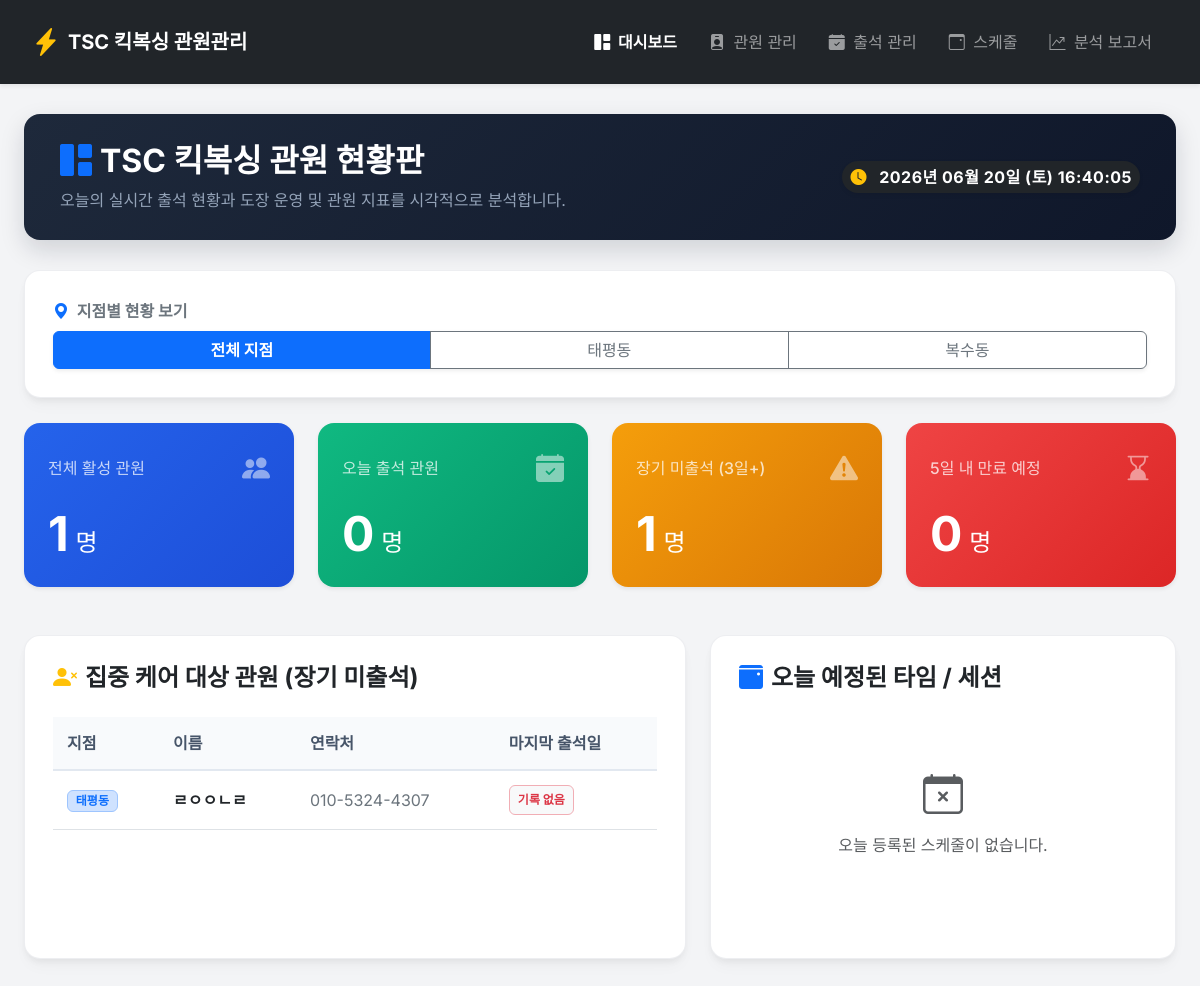
The page / on the database its author committed.
### tables this page shows
CREATE TABLE members (
            id INTEGER PRIMARY KEY AUTOINCREMENT,
            name TEXT NOT NULL,
            phone TEXT,
            parent_phone TEXT,
            birth_date TEXT,
            gender TEXT,
            branch TEXT DEFAULT '태평동',
            registration_date TEXT NOT NULL,
            membership_type INTEGER NOT NULL,
            membership_start_date TEXT,
            expiry_date TEXT NOT NULL,
            status TEXT DEFAULT 'active',
            memo TEXT,
            created_at TIMESTAMP DEFAULT CURRENT_TIMESTAMP,
            updated_at TIMESTAMP DEFAULT CURRENT_TIMESTAMP
        , suspension_start_date TEXT, suspension_end_date TEXT);

### app.py (the view)
@app.route('/')
def index():
    branch = request.args.get('branch', 'all')
    branch_filter = branch if branch in BRANCHES else None
    update_expired_members()
    stats = {
        'total_members': get_member_count(branch_filter),
        'today_attendance': get_today_attendance_count(branch_filter),
        'absent_3days': get_absent_members_count(3, branch_filter),
        'absent_5days': get_absent_members_count(5, branch_filter),
        'absent_7days': get_absent_members_count(7, branch_filter),
        'expiring_soon': get_overdue_members_count(branch=branch_filter)  # 5일 기준 자동 집계
    }
    absent_members = get_absent_members(3, branch_filter)
    return render_template('index.html',
                           stats=stats,
                           absent_members=absent_members,
                           current_branch=branch_filter or 'all',
                           branches=BRANCHES)

### database.py (called while the page is built)
def get_db_connection():
    if USE_POSTGRES:
        return PostgresConnection(psycopg2.connect(DATABASE_URL, sslmode='require'))
    conn = sqlite3.connect(DATABASE_PATH)
    conn.row_factory = sqlite3.Row
    return conn

def update_expired_members():
    today = datetime.now().strftime('%Y-%m-%d')
    conn = get_db_connection()
    cursor = conn.cursor()
    cursor.execute('''
        UPDATE members
        SET status = 'inactive'
        WHERE expiry_date < ? AND status = 'active'
    ''', (today,))
    cursor.execute('''
        UPDATE members
        SET status = 'active'
        WHERE status = 'suspended' AND suspension_end_date IS NOT NULL AND suspension_end_date < ?
    ''', (today,))
    conn.commit()
    conn.close()

def get_member_count(branch=None):
    conn = get_db_connection()
    cursor = conn.cursor()
    if branch in ['태평동', '복수동']:
        cursor.execute("SELECT COUNT(*) as count FROM members WHERE (status = 'active' OR status = 'suspended') AND branch = ?", (branch,))
    else:
        cursor.execute("SELECT COUNT(*) as count FROM members WHERE status = 'active' OR status = 'suspended'")
    result = cursor.fetchone()
    conn.close()
    return result['count'] if result else 0

def get_today_attendance_count(branch=None):
    today = datetime.now().strftime('%Y-%m-%d')
    conn = get_db_connection()
    cursor = conn.cursor()
    if branch in ['태평동', '복수동']:
        cursor.execute('''
            SELECT COUNT(*) as count
            FROM attendance a
            JOIN members m ON m.id = a.member_id
            WHERE a.attendance_date = ? AND m.branch = ?
        ''', (today, branch))
    else:
        cursor.execute('SELECT COUNT(*) as count FROM attendance WHERE attendance_date = ?', (today,))
    result = cursor.fetchone()
    conn.close()
    return result['count'] if result else 0

def get_overdue_members_count(days=5, branch=None):
    today = datetime.now()
    future_date = (today + timedelta(days=days)).strftime('%Y-%m-%d')
    today_str = today.strftime('%Y-%m-%d')
    conn = get_db_connection()
    cursor = conn.cursor()
    query = '''
        SELECT COUNT(*) as count FROM members
        WHERE expiry_date BETWEEN ? AND ? AND status = 'active'
    '''
    params = [today_str, future_date]
    if branch in ['태평동', '복수동']:
        query += ' AND branch = ?'
        params.append(branch)
    cursor.execute(query, params)
    result = cursor.fetchone()
    conn.close()
    return result['count'] if result else 0

### templates/index.html (shortened to what this page needs)
{% extends 'base.html' %}
{% block content %}
<div class="page-header d-flex justify-content-between align-items-center flex-wrap">
    <div>
        <h2 class="fw-bold m-0 d-flex align-items-center gap-2">
            <i class="bi bi-grid-1x2-fill text-primary"></i> TSC 킥복싱 관원 현황판
        </h2>
        <p class="m-0 mt-2 fs-6">오늘의 실시간 출석 현황과 도장 운영 및 관원 지표를 시각적으로 분석합니다.</p>
    </div>
    <div>
        <span class="badge bg-dark p-2 fs-6 fw-bold rounded-pill shadow-sm" style="letter-spacing: 0.5px;">
            <i class="bi bi-clock-fill me-2 text-warning animate-pulse"></i>
            <span id="live-clock">일시 로딩 중...</span>
        </span>
    </div>
</div>
<div class="premium-card">
    <label class="form-label fw-bold text-secondary mb-2"><i class="bi bi-geo-alt-fill text-primary me-1"></i> 지점별 현황 보기</label>
    <div class="btn-group w-100 shadow-sm" role="group">
        <a href="{{ url_for('index', branch='all') }}" class="btn {% if current_branch == 'all' %}btn-primary fw-bold text-white{% else %}btn-outline-secondary{% endif %}">전체 지점</a>
        {% for branch in branches %}
        <a href="{{ url_for('index', branch=branch) }}" class="btn {% if current_branch == branch %}btn-primary fw-bold text-white{% else %}btn-outline-secondary{% endif %}">{{ branch }}</a>
        {% endfor %}
    </div>
</div>
<div class="row mb-4">
    <div class="col-xl-3 col-md-6 mb-4">
        <div class="card h-100 border-0 shadow-sm rounded-4 position-relative overflow-hidden"
             onclick="location.href='{{ url_for('members', branch=current_branch) }}';"
             style="background: linear-gradient(135deg, #2563eb 0%, #1d4ed8 100%); color: white; cursor: pointer; transition: transform 0.2s;"
             onmouseover="this.style.transform='scale(1.02)';"
             onmouseout="this.style.transform='scale(1)';">
            <div class="card-body p-4">
                <div class="d-flex justify-content-between align-items-center mb-3">
                    <span class="fs-6 fw-medium opacity-75">전체 활성 관원</span>
                    <i class="bi bi-people-fill fs-3 opacity-50"></i>
                </div>
                <h2 class="fw-bold m-0 display-5">
                    {{ stats.total_members if stats.total_members is defined else 0 }}<span class="fs-4 fw-normal"> 명</span>
                </h2>
            </div>
        </div>
    </div>
    <div class="col-xl-3 col-md-6 mb-4">
        <div class="card h-100 border-0 shadow-sm rounded-4"
             onclick="location.href='{{ url_for('attendance', branch=current_branch) }}';"
             style="background: linear-gradient(135deg, #10b981 0%, #059669 100%); color: white; cursor: pointer; transition: transform 0.2s;"
             onmouseover="this.style.transform='scale(1.02)';"
             onmouseout="this.style.transform='scale(1)';"
             title="클릭하여 오늘 출석 명단 보기">
            <div class="card-body p-4">
                <div class="d-flex justify-content-between align-items-center mb-3">
                    <span class="fs-6 fw-medium opacity-75">오늘 출석 관원</span>
                    <i class="bi bi-calendar-check-fill fs-3 opacity-50"></i>
                </div>
                <h2 class="fw-bold m-0 display-5">
                    {{ stats.today_attendance if stats.today_attendance is defined else 0 }}<span class="fs-4 fw-normal"> 명</span>
                </h2>
            </div>
        </div>
    </div>
    <div class="col-xl-3 col-md-6 mb-4">
        <div class="card h-100 border-0 shadow-sm rounded-4"
             onclick="location.href='{{ url_for('members', branch=current_branch) }}';"
             style="background: linear-gradient(135deg, #f59e0b 0%, #d97706 100%); color: white; cursor: pointer; transition: transform 0.2s;"
             onmouseover="this.style.transform='scale(1.02)';"
             onmouseout="this.style.transform='scale(1)';">
            <div class="card-body p-4">
                <div class="d-flex justify-content-between align-items-center mb-3">
                    <span class="fs-6 fw-medium opacity-75">장기 미출석 (3일+)</span>
                    <i class="bi bi-exclamation-triangle-fill fs-3 opacity-50"></i>
                </div>
                <h2 class="fw-bold m-0 display-5">
                    {{ stats.absent_3days if stats.absent_3days is defined else 0 }}<span class="fs-4 fw-normal"> 명</span>
                </h2>
            </div>
        </div>
    </div>
    <div class="col-xl-3 col-md-6 mb-4">
        <div class="card h-100 border-0 shadow-sm rounded-4"
             onclick="location.href='/reports?tab=expiring';"
             style="background: linear-gradient(135deg, #ef4444 0%, #dc2626 100%); color: white; cursor: pointer; transition: transform 0.2s;"
             onmouseover="this.style.transform='scale(1.02)';"
             onmouseout="this.style.transform='scale(1)';"
             title="클릭하여 만료 예정 관원 명단 보기">
            <div class="card-body p-4">
                <div class="d-flex justify-content-between align-items-center mb-3">
                    <span class="fs-6 fw-medium opacity-75">5일 내 만료 예정</span>
                    <i class="bi bi-hourglass-bottom fs-3 opacity-50"></i>
                </div>
                <h2 class="fw-bold m-0 display-5">
                    {{ stats.expiring_soon if stats.expiring_soon is defined else 0 }}<span class="fs-4 fw-normal"> 명</span>
                </h2>
            </div>
        </div>
    </div>
</div>
<div class="row">
    <div class="col-lg-7 mb-4">
        <div class="premium-card h-100">
            <h4 class="fw-bold mb-4 d-flex align-items-center gap-2 text-dark">
                <i class="bi bi-person-x-fill text-warning"></i> 집중 케어 대상 관원 (장기 미출석)
            </h4>
            <div class="table-responsive">
                <table class="table premium-table table-hover align-middle">
                    <thead>
                        <tr>
                            <th>지점</th>
                            <th>이름</th>
                            <th>연락처</th>
                            <th>마지막 출석일</th>
                        </tr>
                    </thead>
                    <tbody>
                        {% if absent_members %}
                            {% for member in absent_members %}
                            <tr>
                                <td><span class="badge bg-primary-subtle text-primary border border-primary-subtle">{{ member.branch or '태평동' }}</span></td>
                                <td class="fw-bold"><a href="/members/{{ member.id }}" class="text-decoration-none text-dark">{{ member.name }}</a></td>
                                <td class="text-secondary">{{ member.phone }}</td>
                                <td><span class="badge bg-light text-danger p-2 border border-danger-subtle">{{ member.last_attendance if member.last_attendance else '기록 없음' }}</span></td>
                            </tr>
                            {% endfor %}
                        {% else %}
                        <tr>
                            <td colspan="4" class="text-center py-4 text-muted">안심하세요! 장기 미출석 관원이 없습니다.</td>
                        </tr>
                        {% endif %}
                    </tbody>
                </table>
            </div>
        </div>
    </div>
    <div class="col-lg-5 mb-4">
        <div class="premium-card h-100">
            <h4 class="fw-bold mb-4 d-flex align-items-center gap-2 text-dark">
                <i class="bi bi-calendar3-event-fill text-primary"></i> 오늘 예정된 타임 / 세션
            </h4>
            <div class="d-flex flex-column gap-3">
                {% if today_schedules %}
                    {% for item in today_schedules %}
                    <div class="p-3 rounded-4 border-start border-4 shadow-sm" style="background-color: #f8fafc; border-color: #2563eb !important;">
                        <div class="d-flex justify-content-between align-items-center mb-1">
                            <span class="fw-bold text-dark fs-5">{{ item.title }}</span>
                            <span class="badge bg-primary rounded-pill">{{ item.start_time }} ~ {{ item.end_time }}</span>
                        </div>
                        <p class="text-muted small m-0">{{ item.description or '상세 내용 없음' }}</p>
                    </div>
                    {% endfor %}
                {% else %}
                <div class="text-center py-5 text-muted">
                    <i class="bi bi-calendar-x fs-1 opacity-20 d-block mb-2"></i> 오늘 등록된 스케줄이 없습니다.
                </div>
                {% endif %}
            </div>
        </div>
    </div>
</div>
{% endblock %}

### templates/base.html (style rules this page uses)
body { background-color: #f3f4f6; font-family: 'Inter', 'Noto Sans KR', sans-serif; color: #1f2937; margin: 0; padding: 0; }
.page-header { background: linear-gradient(135deg, #1e293b 0%, #0f172a 100%); border-radius: 16px; padding: 28px 36px; color: #ffffff; box-shadow: 0 10px 25px rgba(15, 23, 42, 0.15); margin-bottom: 30px; }
.page-header p { color: #94a3b8; }
.premium-card { background: #ffffff; border-radius: 16px; box-shadow: 0 4px 6px -1px rgba(0, 0, 0, 0.05), 0 10px 15px -3px rgba(0, 0, 0, 0.03); border: 1px solid rgba(229, 231, 235, 0.7); padding: 28px; margin-bottom: 25px; }
.premium-table { margin-bottom: 0; }
.premium-table th { background-color: #f8fafc !important; color: #475569 !important; font-weight: 600; padding: 14px; border-bottom: 2px solid #e2e8f0; }
.premium-table td { padding: 14px; vertical-align: middle; }

### rows shown on the page
members: branch "태평동", name "ㄹㅇㅇㄴㄹ", phone "010-5324-4307", last_attendance "기록 없음"

### other values the page prints
{{ branch }} "태평동" "복수동"
{{ stats.total_members if stats.total_members is defined else 0 }} "1"
{{ stats.today_attendance if stats.today_attendance is defined else 0 }} "0"
{{ stats.absent_3days if stats.absent_3days is defined else 0 }} "1"
{{ stats.expiring_soon if stats.expiring_soon is defined else 0 }} "0"
